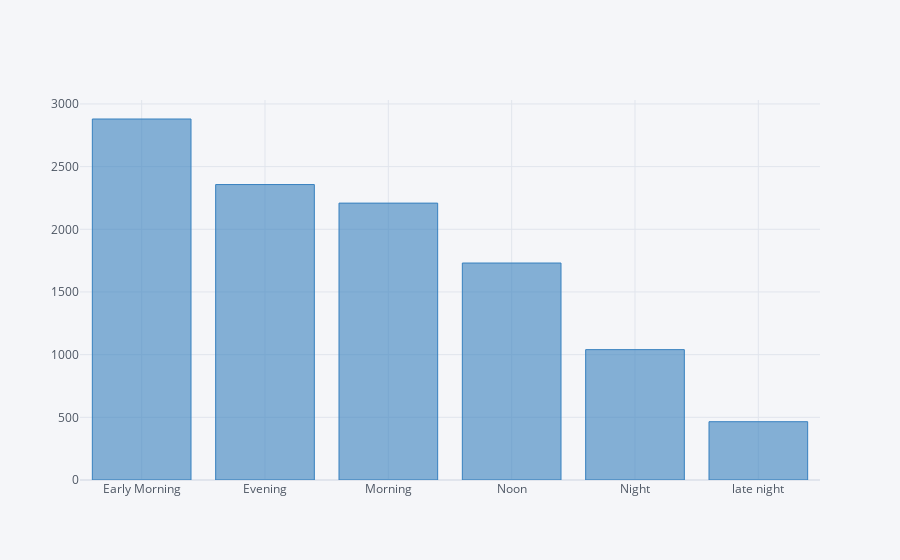

Write notebook code for a chart like this one.
### Code cell
data['Dep_Time_hour'].apply(flight_dep_time).value_counts().iplot(kind="bar" , color="blue")

### Figure 1 — Plotly figure (JSON) as saved in the notebook; plotly's stock layout.template omitted (floating-point values rounded to 4 significant figures)
{"data": [{"marker": {"color": "rgba(55, 128, 191, 0.6)", "line": {"color": "rgba(55, 128, 191, 1.0)", "width": 1}}, "name": "count", "orientation": "v", "text": "", "type": "bar", "x": ["Early Morning", "Evening", "Morning", "Noon", "Night", "late night"], "y": [2880, 2357, 2209, 1731, 1040, 465]}], "layout": {"autosize": true, "legend": {"bgcolor": "#F5F6F9", "font": {"color": "#4D5663"}}, "paper_bgcolor": "#F5F6F9", "plot_bgcolor": "#F5F6F9", "title": {"font": {"color": "#4D5663"}}, "xaxis": {"autorange": true, "gridcolor": "#E1E5ED", "range": [-0.5, 5.5], "showgrid": true, "tickfont": {"color": "#4D5663"}, "title": {"font": {"color": "#4D5663"}, "text": ""}, "type": "category", "zerolinecolor": "#E1E5ED"}, "yaxis": {"autorange": true, "gridcolor": "#E1E5ED", "range": [0, 3032.0], "showgrid": true, "tickfont": {"color": "#4D5663"}, "title": {"font": {"color": "#4D5663"}, "text": ""}, "type": "linear", "zerolinecolor": "#E1E5ED"}}}
